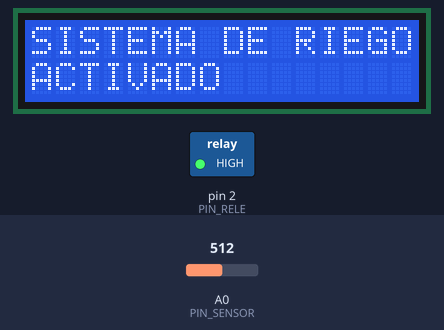
A sketch run on a simulated Arduino Uno, built with avr-gcc and run on an emulated ATmega328P. On the bench: 16×2 character LCD, switched loads named in the sketch (green lamp = pin HIGH). Inputs (shaded band) come from the test bench; at power-on: A0 (PIN_SENSOR) = 512. What the sketch prints to the serial monitor is not drawn.

Above: at 1.1 s.
At 5.2 s:
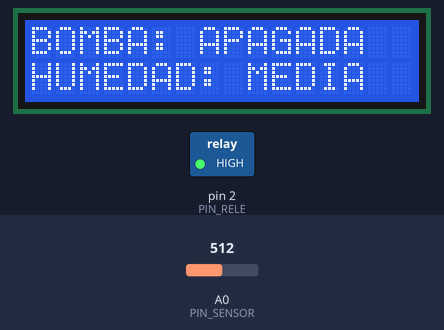
5.3 s: A0 (PIN_SENSOR) set to 793
6.9 s: A0 (PIN_SENSOR) set to 807
At 8.3 s:
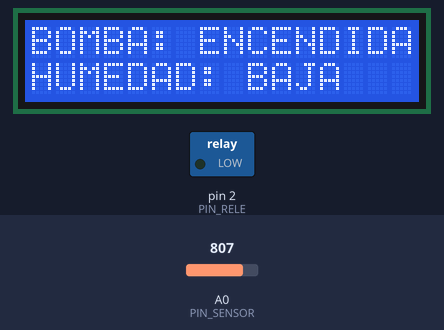
8.8 s: A0 (PIN_SENSOR) set to 306
At 9.3 s:
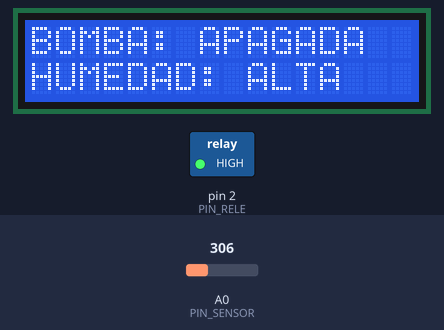
10.4 s: A0 (PIN_SENSOR) set to 484
11.9 s: A0 (PIN_SENSOR) set to 507
At 12.5 s:
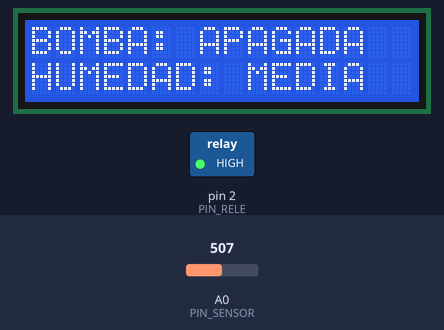
13.5 s: A0 (PIN_SENSOR) set to 122
At 14.7 s:
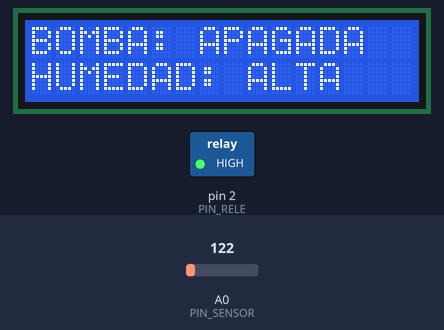
Timing chart, 0 to 16.1 s (numbered marks = the images above; inputs shaded):
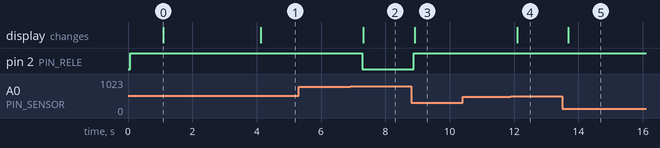

The sketch:

main_sistema_de_riego.ino
```cpp
/*
  ============================================
   SISTEMA DE RIEGO AUTOMATICO CON ARDUINO
  ============================================
  Mide la humedad de la tierra y enciende una
  bomba de agua cuando la tierra esta seca.
  Muestra el estado en una pantalla LCD 16x2.

  COMPONENTES:
  - 1 Placa Arduino (Uno)
  - 1 Pantalla LCD 1602 con modulo I2C
  - 1 Bomba de agua pequena
  - 1 Modulo rele
  - 1 Sensor de humedad de suelo
  - Protoboard y jumpers

  CONEXIONES:
  - LCD I2C:  VCC -> 5V | GND -> GND | SDA -> A4 | SCL -> A5
  - Sensor:   VCC -> 5V | GND -> GND | AO  -> A0
  - Rele:     VCC -> 5V | GND -> GND | IN  -> Pin 2
  - Bomba:    se conecta a traves de COM y NO del rele

  COMO SUBIR EL CODIGO:
  1. Instalar la libreria "LiquidCrystal I2C"
     (Programa > Incluir libreria > Gestionar librerias).
  2. Elegir la placa: Herramientas > Placa > Arduino Uno.
  3. Elegir el puerto: Herramientas > Puerto.
  4. Pulsar el boton "Subir" (flecha).

  NOTA: Si la pantalla no muestra nada, gira el
  tornillo azul de atras del modulo I2C o cambia
  la direccion 0x27 por 0x3F.
*/

#include <LiquidCrystal_I2C.h>   // Libreria para la pantalla LCD

// ---- Configuracion ----
LiquidCrystal_I2C lcd(0x27, 16, 2);  // Direccion I2C, 16 columnas, 2 filas

const int PIN_SENSOR = A0;   // Pin donde se conecta el sensor de humedad
const int PIN_RELE   = 2;    // Pin donde se conecta el rele (bomba)

const int HUMEDAD_ALTA = 500;  // Por debajo de este valor: tierra mojada
const int HUMEDAD_BAJA = 800;  // Por encima de este valor: tierra seca (riega)

// ---- Se ejecuta una sola vez al encender ----
void setup() {
  Serial.begin(9600);          // Activa el Monitor Serial para ver los valores

  lcd.init();                  // Inicia la pantalla
  lcd.backlight();             // Enciende la luz de la pantalla
  lcd.clear();                 // Borra la pantalla

  pinMode(PIN_RELE, OUTPUT);   // El pin del rele es una salida
  digitalWrite(PIN_RELE, HIGH); // HIGH = bomba apagada (el rele se activa con LOW)
  delay(1000);

  // Mensaje de bienvenida
  lcd.setCursor(0, 0);         // Columna 0, fila 0 (arriba)
  lcd.print("SISTEMA DE RIEGO");
  lcd.setCursor(0, 1);         // Columna 0, fila 1 (abajo)
  lcd.print("ACTIVADO");
  delay(3000);                 // Espera 3 segundos
  lcd.clear();
}

// ---- Se repite una y otra vez ----
void loop() {
  // 1. Leer el sensor (valor entre 0 y 1023)
  //    Valor alto = tierra seca | Valor bajo = tierra mojada
  int valor = analogRead(PIN_SENSOR);
  Serial.println(valor);       // Muestra el valor en el Monitor Serial

  // 2. Encender o apagar la bomba
  if (valor > HUMEDAD_BAJA) {
    digitalWrite(PIN_RELE, LOW);    // Tierra seca: enciende la bomba
    lcd.setCursor(0, 0);
    lcd.print("BOMBA: ENCENDIDA");  // 16 caracteres
  } else {
    digitalWrite(PIN_RELE, HIGH);   // Tierra humeda: apaga la bomba
    lcd.setCursor(0, 0);
    lcd.print("BOMBA: APAGADA  ");  // Espacios para borrar letras sobrantes
  }

  // 3. Mostrar el nivel de humedad
  lcd.setCursor(0, 1);
  if (valor < HUMEDAD_ALTA) {
    lcd.print("HUMEDAD: ALTA   ");
  } else if (valor <= HUMEDAD_BAJA) {
    lcd.print("HUMEDAD: MEDIA  ");
  } else {
    lcd.print("HUMEDAD: BAJA   ");
  }

  delay(500);                  // Pequena pausa antes de volver a medir
}
```

Measured:
- the behaviour switches between 800 and 801 on A0 (PIN_SENSOR) (found by bisection; images 1 and 2)
- the behaviour switches between 499 and 500 on A0 (PIN_SENSOR) (found by bisection; images 3 and 4)
- after the input at 5.3 s, every drawn part: stays the same
- after the input at 6.9 s, pin 2 (PIN_RELE): HIGH → LOW after 0.38 s; the display: changes after 0.41 s (image 2)
- after the input at 8.8 s, pin 2 (PIN_RELE): LOW → HIGH after 0.08 s; the display: changes after 0.11 s (image 3)
- after the input at 10.4 s, every drawn part: stays the same
- after the input at 11.9 s, the display: changes after 0.19 s (image 4)
- after the input at 13.5 s, the display: changes after 0.19 s (image 5)
- what the display in image 0 shows lasts 3.0 s, from 1.1 s to 4.1 s
